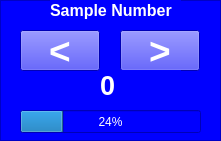
   <widget class="QFrame" name="frame_7">
    <property name="geometry">
     <rect>
      <x>20</x>
      <y>0</y>
      <width>221</width>
      <height>141</height>
     </rect>
    </property>
    <property name="styleSheet">
     <string notr="true">background-color: rgb(0, 0, 255);</string>
    </property>
    <property name="frameShape">
     <enum>QFrame::StyledPanel</enum>
    </property>
    <property name="frameShadow">
     <enum>QFrame::Raised</enum>
    </property>
    <widget class="QPushButton" name="back">
     <property name="geometry">
      <rect>
       <x>20</x>
       <y>30</y>
       <width>80</width>
       <height>41</height>
      </rect>
     </property>
     <property name="font">
      <font>
       <pointsize>28</pointsize>
       <bold>true</bold>
      </font>
     </property>
     <property name="styleSheet">
      <string notr="true">color:rgb(255, 255, 255)</string>
     </property>
     <property name="text">
      <string>&lt;</string>
     </property>
    </widget>
    <widget class="QPushButton" name="forward">
     <property name="geometry">
      <rect>
       <x>120</x>
       <y>30</y>
       <width>80</width>
       <height>41</height>
      </rect>
     </property>
     <property name="font">
      <font>
       <pointsize>28</pointsize>
       <bold>true</bold>
      </font>
     </property>
     <property name="styleSheet">
      <string notr="true">color:rgb(255, 255, 255)</string>
     </property>
     <property name="text">
      <string>&gt;</string>
     </property>
    </widget>
    <widget class="QLabel" name="sampleNumber">
     <property name="enabled">
      <bool>true</bool>
     </property>
     <property name="geometry">
      <rect>
       <x>100</x>
       <y>70</y>
       <width>81</width>
       <height>31</height>
      </rect>
     </property>
     <property name="palette">
      <palette>
       <active>
        <colorrole role="WindowText">
         <brush brushstyle="SolidPattern">
          <color alpha="255">
           <red>255</red>
           <green>255</green>
           <blue>255</blue>
          </color>
         </brush>
        </colorrole>
        <colorrole role="Button">
         <brush brushstyle="SolidPattern">
          <color alpha="255">
           <red>0</red>
           <green>0</green>
           <blue>255</blue>
          </color>
         </brush>
        </colorrole>
        <colorrole role="Text">
         <brush brushstyle="SolidPattern">
          <color alpha="255">
           <red>255</red>
           <green>255</green>
           <blue>255</blue>
          </color>
         </brush>
        </colorrole>
        <colorrole role="ButtonText">
         <brush brushstyle="SolidPattern">
          <color alpha="255">
           <red>255</red>
           <green>255</green>
           <blue>255</blue>
          </color>
         </brush>
        </colorrole>
        <colorrole role="Base">
         <brush brushstyle="SolidPattern">
          <color alpha="255">
           <red>0</red>
           <green>0</green>
           <blue>255</blue>
          </color>
         </brush>
        </colorrole>
        <colorrole role="Window">
         <brush brushstyle="SolidPattern">
          <color alpha="255">
           <red>0</red>
           <green>0</green>
           <blue>255</blue>
          </color>
         </brush>
        </colorrole>
        <colorrole role="Shadow">
         <brush brushstyle="SolidPattern">
          <color alpha="255">
           <red>236</red>
           <green>27</green>
           <blue>72</blue>
          </color>
         </brush>
        </colorrole>
        <colorrole role="Link">
         <brush brushstyle="SolidPattern">
          <color alpha="255">
           <red>32</red>
           <green>54</green>
           <blue>255</blue>
          </color>
         </brush>
        </colorrole>
        <colorrole role="PlaceholderText">
         <brush brushstyle="SolidPattern">
          <color alpha="255">
           <red>255</red>
           <green>255</green>
           <blue>255</blue>
          </color>
         </brush>
        </colorrole>
       </active>
       <inactive>
        <colorrole role="WindowText">
         <brush brushstyle="SolidPattern">
          <color alpha="255">
           <red>255</red>
           <green>255</green>
           <blue>255</blue>
          </color>
         </brush>
        </colorrole>
        <colorrole role="Button">
         <brush brushstyle="SolidPattern">
          <color alpha="255">
           <red>0</red>
           <green>0</green>
           <blue>255</blue>
          </color>
         </brush>
        </colorrole>
        <colorrole role="Text">
         <brush brushstyle="SolidPattern">
          <color alpha="255">
           <red>255</red>
           <green>255</green>
           <blue>255</blue>
          </color>
         </brush>
        </colorrole>
        <colorrole role="ButtonText">
         <brush brushstyle="SolidPattern">
          <color alpha="255">
           <red>255</red>
           <green>255</green>
           <blue>255</blue>
          </color>
         </brush>
        </colorrole>
        <colorrole role="Base">
         <brush brushstyle="SolidPattern">
          <color alpha="255">
           <red>0</red>
           <green>0</green>
           <blue>255</blue>
          </color>
         </brush>
        </colorrole>
        <colorrole role="Window">
         <brush brushstyle="SolidPattern">
          <color alpha="255">
           <red>0</red>
           <green>0</green>
           <blue>255</blue>
          </color>
         </brush>
        </colorrole>
        <colorrole role="Shadow">
         <brush brushstyle="SolidPattern">
          <color alpha="255">
           <red>105</red>
           <green>105</green>
           <blue>105</blue>
          </color>
         </brush>
        </colorrole>
        <colorrole role="Link">
         <brush brushstyle="SolidPattern">
          <color alpha="255">
           <red>0</red>
           <green>0</green>
           <blue>255</blue>
          </color>
         </brush>
        </colorrole>
        <colorrole role="PlaceholderText">
         <brush brushstyle="SolidPattern">
          <color alpha="255">
           <red>255</red>
           <green>255</green>
           <blue>255</blue>
          </color>
         </brush>
        </colorrole>
       </inactive>
       <disabled>
        <colorrole role="WindowText">
         <brush brushstyle="SolidPattern">
          <color alpha="255">
           <red>255</red>
           <green>255</green>
           <blue>255</blue>
          </color>
         </brush>
        </colorrole>
        <colorrole role="Button">
         <brush brushstyle="SolidPattern">
          <color alpha="255">
           <red>0</red>
           <green>0</green>
           <blue>255</blue>
          </color>
         </brush>
        </colorrole>
        <colorrole role="Text">
         <brush brushstyle="SolidPattern">
          <color alpha="255">
           <red>255</red>
           <green>255</green>
           <blue>255</blue>
          </color>
         </brush>
        </colorrole>
        <colorrole role="ButtonText">
         <brush brushstyle="SolidPattern">
          <color alpha="255">
           <red>255</red>
           <green>255</green>
           <blue>255</blue>
          </color>
         </brush>
        </colorrole>
        <colorrole role="Base">
         <brush brushstyle="SolidPattern">
          <color alpha="255">
           <red>0</red>
           <green>0</green>
           <blue>255</blue>
          </color>
         </brush>
        </colorrole>
        <colorrole role="Window">
         <brush brushstyle="SolidPattern">
          <color alpha="255">
           <red>0</red>
           <green>0</green>
           <blue>255</blue>
          </color>
         </brush>
        </colorrole>
        <colorrole role="Shadow">
         <brush brushstyle="SolidPattern">
          <color alpha="255">
           <red>0</red>
           <green>0</green>
           <blue>0</blue>
          </color>
         </brush>
        </colorrole>
        <colorrole role="Link">
         <brush brushstyle="SolidPattern">
          <color alpha="255">
           <red>0</red>
           <green>0</green>
           <blue>255</blue>
          </color>
         </brush>
        </colorrole>
        <colorrole role="PlaceholderText">
         <brush brushstyle="SolidPattern">
          <color alpha="255">
           <red>255</red>
           <green>255</green>
           <blue>255</blue>
          </color>
         </brush>
        </colorrole>
       </disabled>
      </palette>
     </property>
     <property name="font">
      <font>
       <pointsize>20</pointsize>
       <bold>true</bold>
      </font>
     </property>
     <property name="autoFillBackground">
      <bool>false</bool>
     </property>
     <property name="styleSheet">
      <string notr="true">color: rgb(255, 255, 255);</string>
     </property>
     <property name="text">
      <string>0</string>
     </property>
    </widget>
    <widget class="QProgressBar" name="progressBar">
     <property name="geometry">
      <rect>
       <x>20</x>
       <y>110</y>
       <width>181</width>
       <height>23</height>
      </rect>
     </property>
     <property name="styleSheet">
      <string notr="true">color: rgb(255, 255, 255);</string>
     </property>
     <property name="value">
      <number>24</number>
     </property>
    </widget>
    <widget class="QLabel" name="label_29">
     <property name="enabled">
      <bool>true</bool>
     </property>
     <property name="geometry">
      <rect>
       <x>50</x>
       <y>0</y>
       <width>131</width>
       <height>21</height>
      </rect>
     </property>
     <property name="font">
      <font>
       <pointsize>12</pointsize>
       <italic>false</italic>
       <bold>true</bold>
       <underline>false</underline>
      </font>
     </property>
     <property name="styleSheet">
      <string notr="true">color: rgb(255, 255, 255);
</string>
     </property>
     <property name="text">
      <string>Sample Number</string>
     </property>
    </widget>
   </widget>
